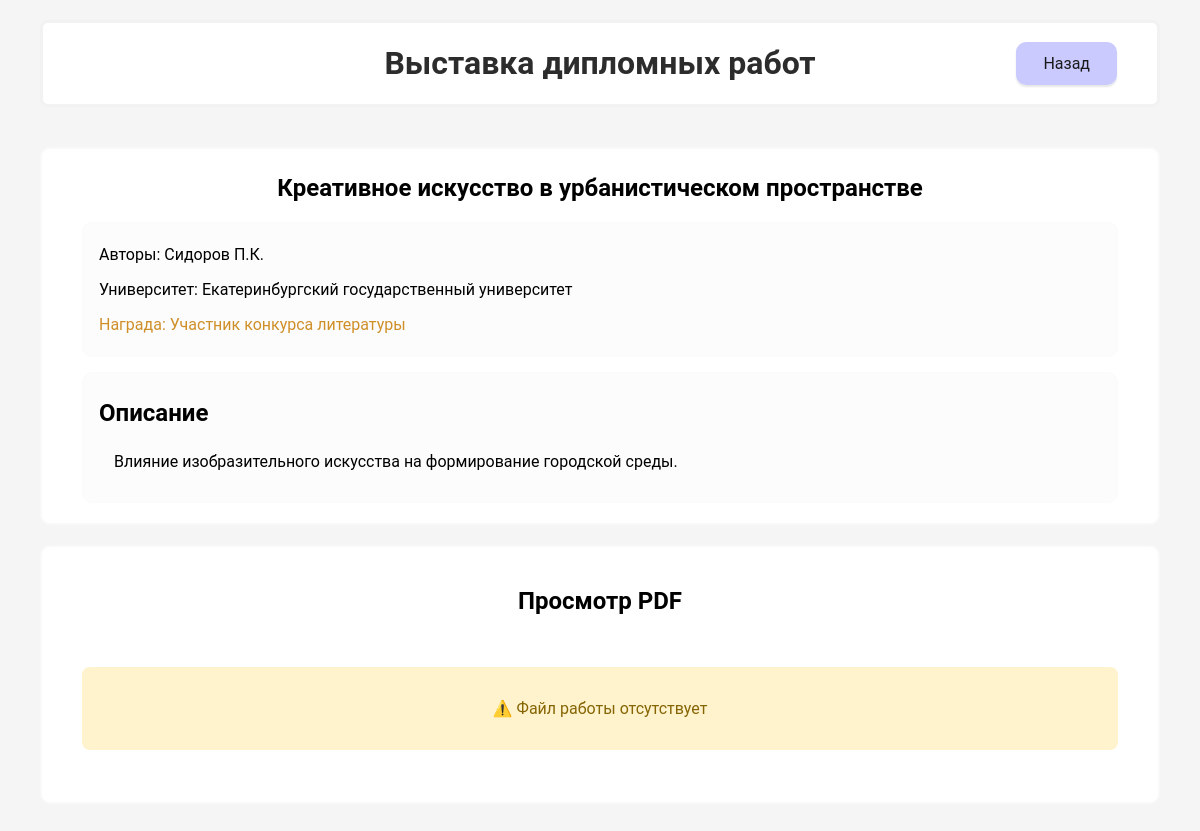
The app's page /work/4 with its own data.
### app/models.py (models this page shows, shortened)
class Work(db.Model):
    __tablename__ = 'works'
    id = db.Column(db.Integer, primary_key=True)
    title = db.Column(db.String(200), nullable=False)
    authors = db.Column(db.String(200), nullable=False)
    description = db.Column(db.Text, nullable=False)
    award = db.Column(db.String(50))
    university = db.Column(db.String(100))
    direction = db.Column(db.String(100))
    file_path = db.Column(db.String(255))
    created_at = db.Column(db.DateTime, default=datetime.utcnow)
    is_published = db.Column(db.Boolean, default=True)

### app/routes.py (the view)
@main_bp.route('/work/<int:work_id>')
def work_details(work_id):
    work = Work.query.get_or_404(work_id)
    if not work.is_published:
        abort(404)
    return render_template('work.html', work=work)

### app/templates/work.html
{% extends "base.html" %}
{% block header %}
    <a href="{{ url_for('main.index') }}" class="header-button">Назад</a>
{% endblock %}
{% block content %}
    <article class="work-details">
        <div class="meta-frame">
            <h2 class="meta-title">{{ work.title }}</h2>
            <div class="meta-info">
                <p>Авторы: {{ work.authors }}</p>
                <p>Университет: {{ work.university }}</p>
                <p class="award">Награда: {{ work.award }}</p>
            </div>
            <div class="description-frame">
                <h1>Описание</h1>
                <p class="description-text">{{ work.description }}</p>
            </div>
        </div>
        {% if work.file_path %}
            <div class="pdf-frame">
                <h2 class="pdf-title">Просмотр PDF</h2>
                <div class="pdf-container">
                    <iframe
                        src="{{ url_for('static', filename=work.file_path) }}#toolbar=0&view=FitH"
                        width="100%"
                        height="800px"
                        frameborder="0"
                        class="pdf-viewer"
                        allowfullscreen>
                        <p>Ваш браузер не поддерживает PDF.
                        <a href="{{ url_for('static', filename=work.file_path) }}">Скачайте файл</a></p>
                    </iframe>
                </div>
                <div class="pdf-controls">
                    <a href="{{ url_for('static', filename=work.file_path) }}" class="download-button"
                    download
                    title="Скачать оригинал PDF">
                        Скачать PDF
                    </a>
                </div>
            </div>
        {% else %}
            <div class="pdf-frame">
                <h2 class="pdf-title">Просмотр PDF</h2>
                <div class="pdf-container" style="border: none">
                    <div class="no-file">
                        ⚠️ Файл работы отсутствует
                    </div>
                </div>
            </div>
        {% endif %}
    </article>
{% endblock %}

### app/static/css/style.css (style rules this page uses)
body { font-family: 'Roboto', sans-serif; margin: 0; padding: 40px; padding-top: 20px; background-color: #f5f5f5; }
a { text-decoration: none; }
.header-button { padding: 12px 27px; background: #cacaff; color: rgb(25, 25, 25); box-shadow: 0px 2px 2px rgba(0, 0, 0, 0.1); border-radius: 10px; cursor: pointer; margin-left: auto; }
.award { color: #cf8f28; }
.meta-frame { display: flex; flex-direction: column; margin-top: 0px; background: #ffffff; padding: 40px; padding-top: 20px; padding-bottom: 20px; border-radius: 10px; gap: 15px; border: 2px solid rgba(0, 0, 0, 0.025); }
.meta-title { padding: 5px; margin: 0px; text-align: center; }
.meta-info { background: #fcfcfc; border-radius: 10px; padding: 5px; padding-left: 15px; padding-right: 15px; border: 2px solid rgba(0, 0, 0, 0.005); }
.description-frame { background: #fcfcfc; border-radius: 10px; padding: 5px; padding-left: 15px; padding-right: 15px; border: 2px solid rgba(0, 0, 0, 0.005); }
.description-text { margin-top: 20px; margin-bottom: 20px; border-radius: 10px; padding: 5px; padding-left: 15px; }
.pdf-frame { margin-top: 0px; background: #ffffff; padding: 40px; padding-top: 20px; padding-bottom: 20px; border-radius: 10px; margin-top: 20px; border: 2px solid rgba(0, 0, 0, 0.025); }
.pdf-title { text-align: center; }
.pdf-container { overflow: hidden; border: 8px solid rgba(0, 0, 0, 0.05); border-radius: 8px; }
.no-file { padding: 2rem; text-align: center; background: #fff3cd; border-radius: 8px; margin: 2rem 0; color: #856404; }

### records on screen
Work: title "Креативное искусство в урбанистическом пространстве", authors "Сидоров П.К.", university "Екатеринбургский государственный университет", award "Участник конкурса литературы", description "Влияние изобразительного искусства на формирование городской среды."
